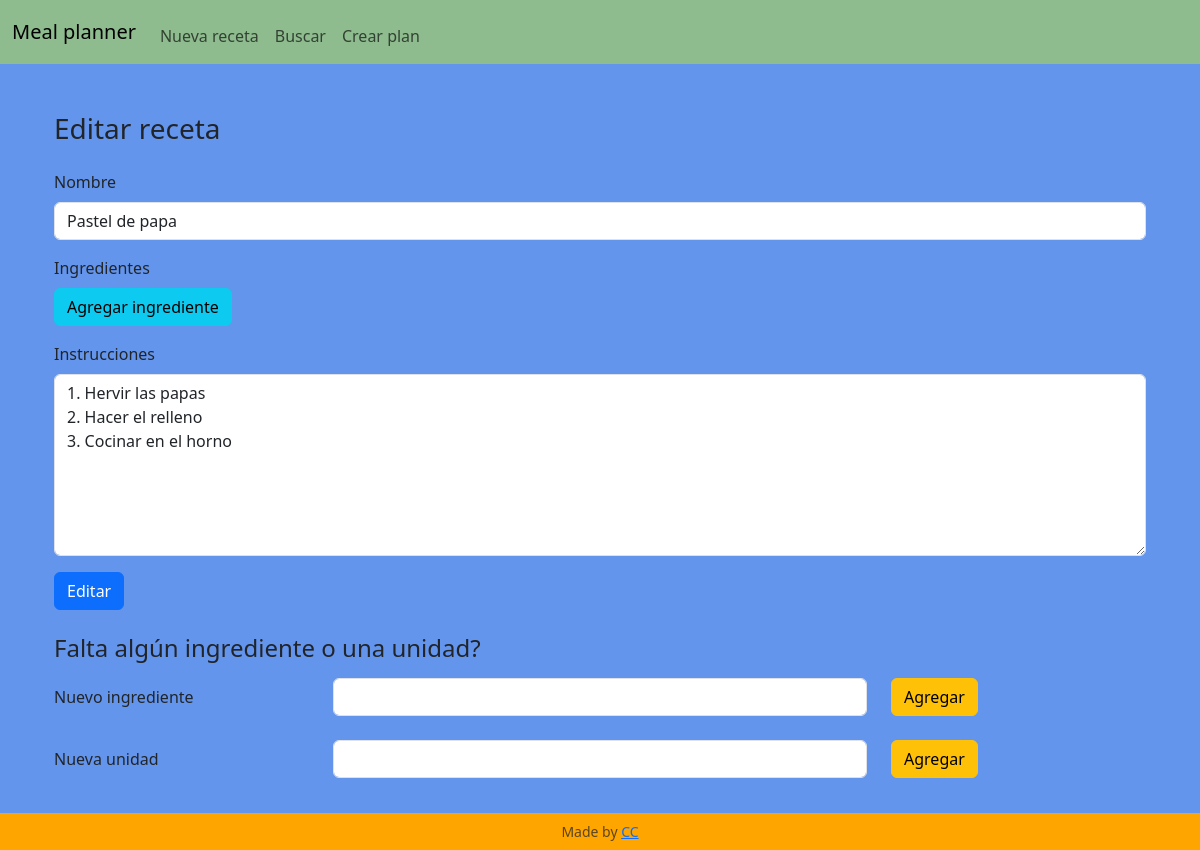
Before: /edit_recipe?recipe_id=2 with the older database file.
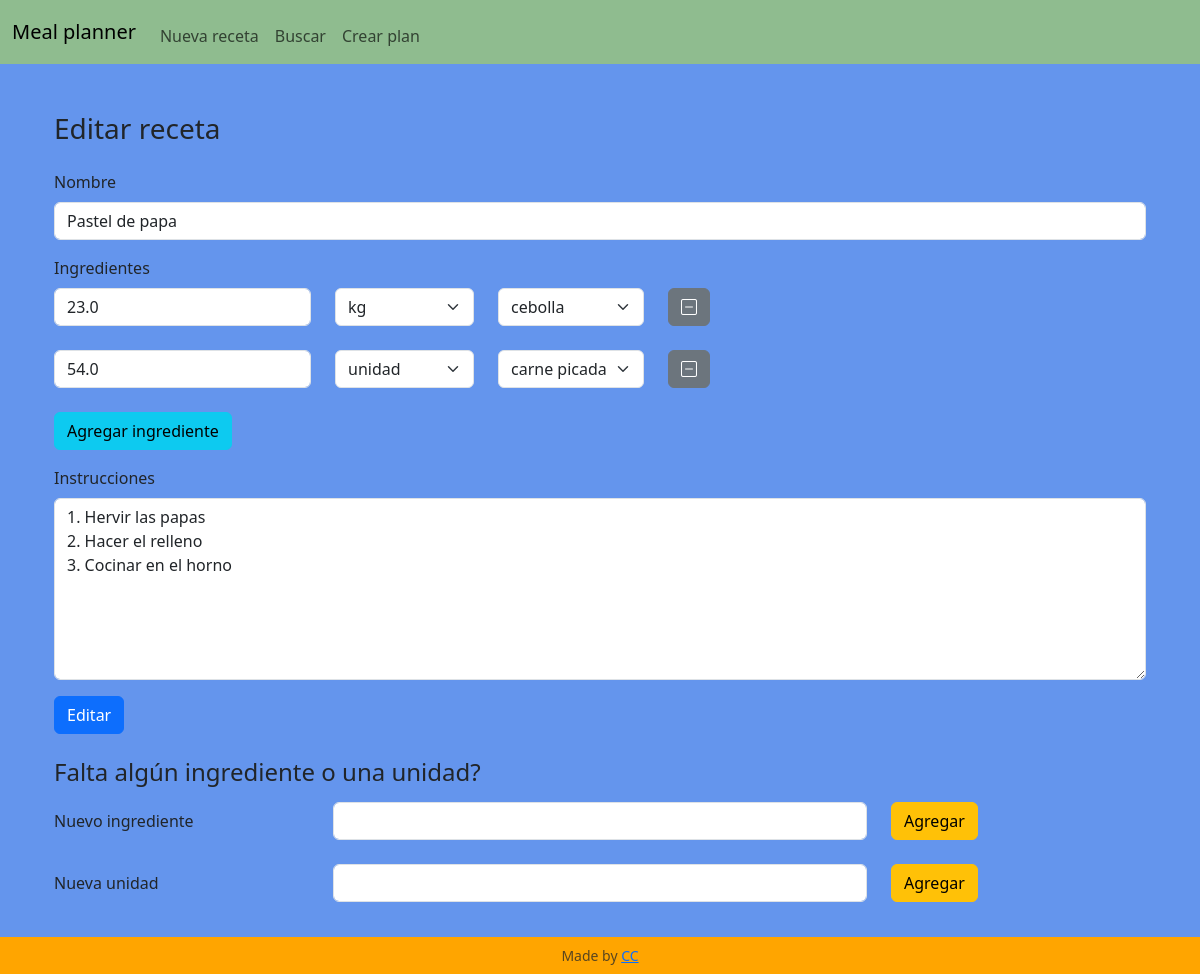
After: the same page with the newer database file.
### tables this page shows
CREATE TABLE recipes (id INTEGER PRIMARY KEY AUTOINCREMENT NOT NULL, name TEXT NOT NULL, instructions TEXT NOT NULL);

CREATE TABLE ing_used (recipe_id INTEGER NOT NULL, ing_id INTEGER NOT NULL, quantity FLOAT NOT NULL, unit_id INTEGER NOT NULL, FOREIGN KEY (recipe_id) REFERENCES recipes(id), FOREIGN KEY (ing_id) REFERENCES ingredients(id), FOREIGN KEY (unit_id) REFERENCES units(id));

### app.py (the view)
@app.route("/edit_recipe", methods=["GET", "POST"])
def edit_recipe():
    if request.method == "POST":
        result = request.form
        recipe_id = request.form.get("recipe_id")
        recipe_name = request.form.get("recipe_name")
        if not recipe_name:
            return render_template('result.html', msg = "Please complete a recipe name")
        instructions = request.form.get("recipe_instructions")
        if not instructions:
            return render_template('result.html', msg = "Please complete instructions for the recipe")
        try:
            with sqlite3.connect('meal_planner.db') as con:
                cur = con.cursor()
                cur.execute("UPDATE recipes SET name = ?, instructions = ? WHERE id = ?", (recipe_name, instructions, recipe_id))
                cur.execute("DELETE FROM ing_used WHERE recipe_id = ?", (recipe_id,))
                query_values = {}
                for input_name, input_value in result.items():
                    if input_name != "recipe_name" and input_name != "recipe_instructions" and input_name != "recipe_id":
                        number = input_name.split("_")[1]
                        category = input_name.split("_")[0]
                        if number not in query_values:
                            query_values[number] = [recipe_id, None, None, None]
                        if category == "ingredient":
                            query_values[number][1] = input_value
                        if category == "quantity":
                            query_values[number][2] = input_value
                        if category == "unit":
                            query_values[number][3] = input_value
                for row in query_values.values():
                    cur.execute("INSERT INTO ing_used (recipe_id, ing_id, quantity, unit_id) VALUES (?,?,?,?)", tuple(row))
                con.commit()
                msg = "Record successfully edited in the database"
        except Exception as e:
            con.rollback()
            msg = "Error in the UPDATE: " + str(e)
        finally:
            con.close()
            return render_template('result.html', msg=msg)
    else:
        recipe_id = request.args.get("recipe_id")
        cur = db_connect()
        cur.execute("SELECT * FROM recipes WHERE id = ?", (recipe_id,))
        recipe = cur.fetchall()
        cur.execute("SELECT * FROM ingredients")
        all_ingredients = cur.fetchall()
        cur.execute("SELECT * FROM units")
        all_units = cur.fetchall()
        cur.execute("SELECT ing_used.quantity, ingredients.name AS ing_name, ingredients.id AS ing_id, units.name AS unit_name, units.id AS unit_id FROM ing_used JOIN ingredients ON ingredients.id = ing_used.ing_id JOIN units ON units.id = ing_used.unit_id WHERE ing_used.recipe_id = ?", (recipe_id,))
        ing_used = cur.fetchall()
        db_close(cur)
        return render_template("edit_recipe.html", recipe=recipe, ing_used=ing_used, all_ingredients=all_ingredients, all_units=all_units)

### app.py (called while the page is built)
def db_connect():
    con = sqlite3.connect("meal_planner.db")
    con.row_factory = sqlite3.Row
    cur = con.cursor()
    return cur

def db_close(con):
    con.close()

@app.after_request
def after_request(response):
    response.headers["Cache-Control"] = "no-cache, no-store, must-revalidate"
    response.headers["Expires"] = 0
    response.headers["Pragma"] = "no-cache"
    return response

### templates/edit_recipe.html (shortened to what this page needs)
{% extends "layout.html" %}
{% block main %}
<div class="container-fluid">
    <h3 class="pb-3">Editar receta</h3>
    <form action="/edit_recipe" method="post" class="mb-4">
        <div class="mb-3">
            <label for="recipe_name" class="form-label">Nombre</label>
            <input autofocus type="text" class="form-control" id="recipe_name" name="recipe_name"
                value="{{ recipe[0]['name'] }}">
        </div>
        <section id="ingredients">
            <p class="form-label">Ingredientes</p>
            {% for ing in ing_used %}
            <div class="row mb-3" id="ing_{{ loop.index }}">
                <div class="col-auto mb-2">
                    <input type="number" class="form-control" id="quantity_{{ loop.index }}" placeholder="Cantidad" name="quantity_{{ loop.index }}"
                        value="{{ ing["quantity"] }}">
                </div>
                <div class="col-auto mb-2">
                    <select class="form-select" id="unit_{{ loop.index }}" name="unit_{{ loop.index }}">
                        {% for unit in all_units %}
                            {% if unit['id'] == ing['unit_id'] %}
                                <option value="{{unit['id']}}" selected>{{unit["name"]}}</option>
                            {% else %}
                                <option value="{{unit['id']}}">{{unit["name"]}}</option>
                            {% endif %}
                        {% endfor %}
                    </select>
                </div>
                <div class="col-auto mb-2">
                    <select class="form-select" id="ingredient_{{ loop.index }}" name="ingredient_{{ loop.index }}">
                        {% for ingredient in all_ingredients %}
                            {% if ingredient['id'] == ing['ing_id'] %}
                                <option value="{{ingredient['id']}}" selected>{{ingredient["name"]}}</option>
                            {% else %}
                                <option value="{{ingredient['id']}}">{{ingredient["name"]}}</option>
                            {% endif %}
                        {% endfor %}
                    </select>
                </div>
                <div class="col-auto mb-2">
                    <button type="button" class="btn btn-secondary minus-button" id="remove_ing_input_{{ loop.index }}">
                        <i class="bi bi-dash-square" id="remove_icon_{{ loop.index }}"></i>
                    </button>
                </div>
            </div>
            {% endfor %}
        </section>
        <button type="button" class="btn btn-info mb-3" id="add_ing_input">Agregar ingrediente</button>
        <div class="mb-3">
            <label for="recipe_instructions" class="form-label">Instrucciones</label>
            <textarea rows="7" class="form-control" id="recipe_instructions"
                name="recipe_instructions">{{ recipe[0]['instructions']}}</textarea>
        </div>
        <button type="submit" class="btn btn-primary">Editar</button>
    </form>
    <h4 class="mb-3">Falta algún ingrediente o una unidad?</h4>
    <form action="/create_ingredient" method="post">
        <div class="row mb-3">
            <div class="col-sm-3 mb-2">
                <label for="new_ing" class="col-form-label">Nuevo ingrediente</label>
            </div>
            <div class="col-sm-6  mb-2">
                <input type="text" class="form-control" id="new_ing" name="new_ing">
            </div>
            <div class="col-auto mb-2">
                <button class="btn btn-warning">Agregar</button>
            </div>
        </div>
    </form>
    <form action="/create_unit" method="post">
        <div class="row mb-3 align-items-start">
            <div class="col-sm-3 mb-2">
                <label for="new_unit" class="col-form-label">Nueva unidad</label>
            </div>
            <div class="col-sm-6 mb-2">
                <input type="text" class="form-control" id="new_unit" name="new_unit">
            </div>
            <div class="col-auto mb-2">
                <button class="btn btn-warning">Agregar</button>
            </div>
        </div>
    </form>
</div>
{% endblock %}

### templates/layout.html (shortened to what this page needs)
<!DOCTYPE html>
<html lang="es">
    <head>
        <link href="https://cdn.jsdelivr.net/npm/bootstrap@5.3.3/dist/css/bootstrap.min.css" rel="stylesheet">
        <link rel="stylesheet" href="https://cdn.jsdelivr.net/npm/bootstrap-icons@1.11.3/font/bootstrap-icons.min.css">
        <link href="/static/styles.css" rel="stylesheet">
    </head>
    <body>
        <nav class="navbar navbar-expand-md">
            <div class="container-fluid">
                <a class="navbar-brand" href="/">Meal planner</a>
                <div class="collapse navbar-collapse" id="navbar">
                    <ul class="navbar-nav me-auto mt-2">
                        <li class="nav-item"><a class="nav-link" href="/create_recipe">Nueva receta</a></li>
                        <li class="nav-item"><a class="nav-link" href="/search">Buscar</a></li>
                        <li class="nav-item"><a class="nav-link" href="/create_plan">Crear plan</a></li>
                    </ul>
                </div>
            </div>
        </nav>
        <main class="container py-5">
            {% block main %}{% endblock %}
        </main>
        <footer class="fixed-bottom">
            <p class="my-2 small text-center text-muted">
                Made by <a href="https://github.com/CarolinaCampi">CC</a>
            </p>
        </footer>
    </body>
</html>

### static/styles.css (style rules this page uses)
body { background-color: cornflowerblue; }
nav { background-color: darkseagreen; }
footer { background-color: orange; }

Changed rows visible on the page:
added ing_used: quantity "23.0"
added ing_used: quantity "54.0"
